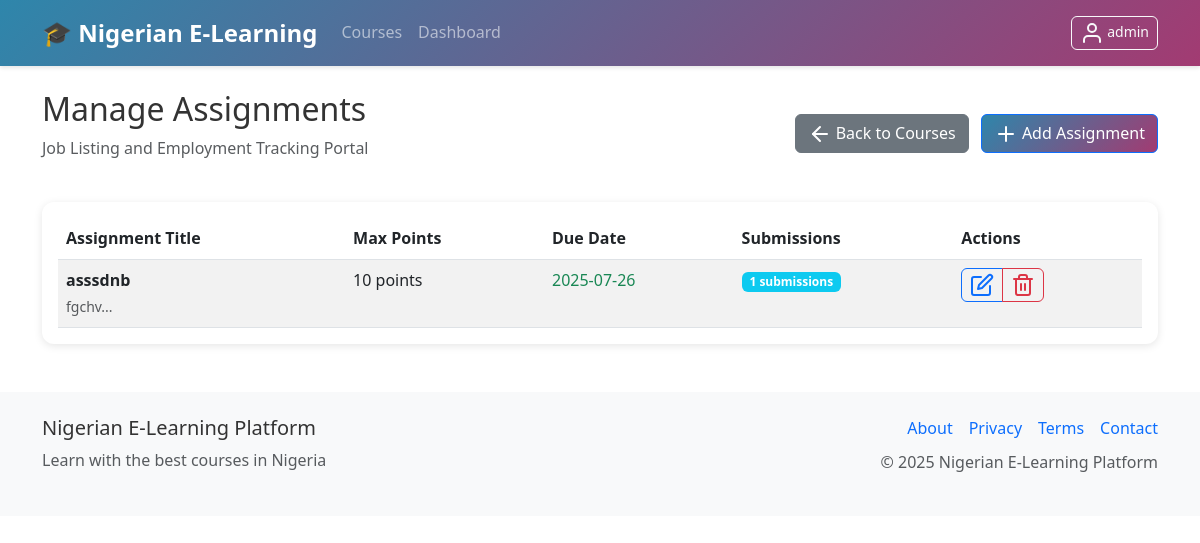
/admin/courses/1/assignments (signed in), run on the app's committed database.
### models.py (models this page shows, shortened)
class User(UserMixin, db.Model):
    id = db.Column(db.Integer, primary_key=True)
    username = db.Column(db.String(80), unique=True, nullable=False)
    email = db.Column(db.String(120), unique=True, nullable=False)
    password_hash = db.Column(db.String(256), nullable=False)
    role = db.Column(db.String(20), nullable=False, default='student')  # admin, instructor, tutor, student
    first_name = db.Column(db.String(50))
    last_name = db.Column(db.String(50))
    active = db.Column(db.Boolean, default=True)
    banned = db.Column(db.Boolean, default=False)
    ban_reason = db.Column(db.Text)
    email_verified = db.Column(db.Boolean, default=False)
    verification_token = db.Column(db.String(100))
    password_reset_token = db.Column(db.String(100))
    password_reset_expires = db.Column(db.DateTime)
    email_verification_token = db.Column(db.String(100))
    email_verification_expires = db.Column(db.DateTime)
    premium_user = db.Column(db.Boolean, default=False)
    instructor_verified = db.Column(db.Boolean, default=False)
    badge_level = db.Column(db.String(20), default='basic')  # basic, bronze, silver, gold, premium
    wallet_balance = db.Column(db.Float, default=0.0)
    created_at = db.Column(db.DateTime, default=datetime.utcnow)
    last_login = db.Column(db.DateTime)
    courses_created = db.relationship('Course', foreign_keys='Course.instructor_id', backref='instructor', lazy='dynamic')
    enrollments = db.relationship('Enrollment', backref='student', lazy='dynamic')
    payments = db.relationship('Payment', backref='user', lazy='dynamic')
    wallet_transactions = db.relationship('WalletTransaction', backref='user', lazy='dynamic')
    quiz_attempts = db.relationship('QuizAttempt', backref='user', lazy='dynamic')
    assignment_submissions = db.relationship('AssignmentSubmission', backref='user', lazy='dynamic')
    course_credits = db.relationship('CourseCredit', backref='student_credit', lazy='dynamic')
    withdrawal_requests = db.relationship('WithdrawalRequest', foreign_keys='WithdrawalRequest.tutor_id', backref='tutor', lazy='dynamic')
    @property
    def is_active(self):
        return bool(self.active and not self.banned)

class Course(db.Model):
    id = db.Column(db.Integer, primary_key=True)
    title = db.Column(db.String(200), nullable=False)
    description = db.Column(db.Text)
    category = db.Column(db.String(100), default='General')  # Added missing category field
    price = db.Column(db.Float, nullable=False, default=0.0)
    instructor_id = db.Column(db.Integer, db.ForeignKey('user.id'), nullable=False)
    is_active = db.Column(db.Boolean, default=True)
    approval_status = db.Column(db.String(20), default='pending')  # pending, approved, rejected
    approved_by = db.Column(db.Integer, db.ForeignKey('user.id'))  # admin who approved
    approved_at = db.Column(db.DateTime)
    rejection_reason = db.Column(db.Text)
    min_credits_for_certificate = db.Column(db.Integer, default=70)  # Minimum credits needed for certificate
    total_available_credits = db.Column(db.Integer, default=100)     # Total credits available in course
    created_at = db.Column(db.DateTime, default=datetime.utcnow)
    updated_at = db.Column(db.DateTime, default=datetime.utcnow, onupdate=datetime.utcnow)
    lessons = db.relationship('Lesson', backref='course', lazy='dynamic', cascade='all, delete-orphan')
    enrollments = db.relationship('Enrollment', backref='course', lazy='dynamic', cascade='all, delete-orphan')
    quizzes = db.relationship('Quiz', backref='course', lazy='dynamic', cascade='all, delete-orphan')
    assignments = db.relationship('Assignment', backref='course', lazy='dynamic', cascade='all, delete-orphan')
    course_credits = db.relationship('CourseCredit', backref='course', lazy='dynamic', cascade='all, delete-orphan')
    course_vouchers = db.relationship('Voucher', foreign_keys='Voucher.course_id', backref='course', lazy='dynamic', cascade='all, delete-orphan')

class Assignment(db.Model):
    id = db.Column(db.Integer, primary_key=True)
    title = db.Column(db.String(200), nullable=False)
    description = db.Column(db.Text)
    instructions = db.Column(db.Text)
    course_id = db.Column(db.Integer, db.ForeignKey('course.id'), nullable=False)
    due_date = db.Column(db.DateTime)
    max_points = db.Column(db.Integer, default=100)
    is_active = db.Column(db.Boolean, default=True)
    max_credits = db.Column(db.Integer, default=15)  # Maximum credits for this assignment
    pass_threshold = db.Column(db.Float, default=60.0)  # Minimum percentage to earn credits
    created_at = db.Column(db.DateTime, default=datetime.utcnow)
    submissions = db.relationship('AssignmentSubmission', backref='assignment', lazy='dynamic', cascade='all, delete-orphan')

### routes.py (the view)
@app.route('/admin/courses/<int:course_id>/assignments')
@login_required
@admin_required
def admin_course_assignments(course_id):
    course = Course.query.get_or_404(course_id)
    assignments = Assignment.query.filter_by(course_id=course_id).all()
    return render_template('admin/course_assignments.html', course=course, assignments=assignments, now=datetime.utcnow())

### app.py (called while the page is built)
@login_manager.user_loader
def load_user(user_id):
    from models import User
    return User.query.get(int(user_id))

### routes.py (called while the page is built)
@app.context_processor
def inject_settings():
    settings = SystemSettings.query.first()
    return dict(settings=settings)

### utils.py (called while the page is built)
def admin_required(f):
    @wraps(f)
    def decorated_function(*args, **kwargs):
        if not current_user.is_authenticated or current_user.role != 'admin':
            flash('Admin access required', 'danger')
            return redirect(url_for('dashboard'))
        return f(*args, **kwargs)
    return decorated_function

### templates/admin/course_assignments.html (shortened to what this page needs)
{% extends "base.html" %}
{% block content %}
<div class="row">
    <div class="col-12">
        <div class="d-flex justify-content-between align-items-center mb-4">
            <div>
                <h2>Manage Assignments</h2>
                <p class="text-muted">{{ course.title }}</p>
            </div>
            <div>
                <a href="{{ url_for('admin_courses') }}" class="btn btn-secondary me-2">
                    <i data-feather="arrow-left" class="me-1"></i>Back to Courses
                </a>
                <a href="{{ url_for('create_assignment', course_id=course.id) }}" class="btn btn-primary">
                    <i data-feather="plus" class="me-1"></i>Add Assignment
                </a>
            </div>
        </div>
        <div class="card">
            <div class="card-body">
                {% if assignments %}
                <div class="table-responsive">
                    <table class="table table-striped">
                        <thead>
                            <tr>
                                <th>Assignment Title</th>
                                <th>Max Points</th>
                                <th>Due Date</th>
                                <th>Submissions</th>
                                <th>Actions</th>
                            </tr>
                        </thead>
                        <tbody>
                            {% for assignment in assignments %}
                            <tr>
                                <td>
                                    <strong>{{ assignment.title }}</strong>
                                    <br><small class="text-muted">{{ assignment.description[:80] }}...</small>
                                </td>
                                <td>{{ assignment.max_points }} points</td>
                                <td>
                                    {% if assignment.due_date %}
                                        <span class="{% if assignment.due_date and assignment.due_date < now %}text-danger{% else %}text-success{% endif %}">
                                            {{ assignment.due_date.strftime('%Y-%m-%d') }}
                                        </span>
                                    {% else %}
                                        <span class="text-muted">No due date</span>
                                    {% endif %}
                                </td>
                                <td>
                                    <span class="badge bg-info">{{ assignment.submissions.count() }} submissions</span>
                                </td>
                                <td>
                                    <div class="btn-group" role="group">
                                        <a href="{{ url_for('edit_assignment', assignment_id=assignment.id) }}"
                                           class="btn btn-sm btn-outline-primary" title="Edit Assignment">
                                            <i data-feather="edit"></i>
                                        </a>
                                        <button type="button" class="btn btn-sm btn-outline-danger"
                                                data-title="{{ assignment.title }}"
                                                data-url="{{ url_for('delete_assignment', assignment_id=assignment.id) }}"
                                                onclick="confirmDeleteAssignment(this)"
                                                title="Delete Assignment">
                                            <i data-feather="trash-2"></i>
                                        </button>
                                    </div>
                                </td>
                            </tr>
                            {% endfor %}
                        </tbody>
                    </table>
                </div>
                {% endif %}
            </div>
        </div>
    </div>
</div>
{% endblock %}

### templates/base.html (shortened to what this page needs)
<!DOCTYPE html>
<html lang="en">
<head>
    {% set critical_css = get_critical_css() %}
    <link rel="preload" href="https://cdn.jsdelivr.net/npm/bootstrap@5.3.0/dist/css/bootstrap.min.css" as="style" onload="this.onload=null;this.rel='stylesheet'">
    <link rel="preload" href="{{ url_for('static', filename='css/style.css') }}" as="style" onload="this.onload=null;this.rel='stylesheet'">
</head>
<body>
    <nav class="navbar navbar-expand-lg navbar-dark bg-primary">
        <div class="container">
            <a class="navbar-brand" href="{{ url_for('index') }}">
                <strong>🎓 Nigerian E-Learning</strong>
            </a>
            <div class="collapse navbar-collapse" id="navbarNav">
                <ul class="navbar-nav me-auto">
                    <li class="nav-item">
                        <a class="nav-link" href="{{ url_for('courses') }}">Courses</a>
                    </li>
                    {% if current_user.is_authenticated %}
                    <li class="nav-item">
                        <a class="nav-link" href="{{ url_for('dashboard') }}">Dashboard</a>
                    </li>
                    {% endif %}
                </ul>
                <ul class="navbar-nav">
                    {% if current_user.is_authenticated %}
                    <li class="nav-item">
                        <button class="btn btn-outline-light btn-sm" type="button" data-bs-toggle="offcanvas" data-bs-target="#profileOffcanvas" aria-controls="profileOffcanvas">
                            <i data-feather="user"></i> {{ current_user.username }}
                        </button>
                    </li>
                    {% endif %}
                </ul>
            </div>
        </div>
    </nav>
    <main class="container my-4">
        {% block content %}{% endblock %}
    </main>
    <footer class="bg-light mt-5 py-4">
        <div class="container">
            <div class="row">
                <div class="col-md-6">
                    <h5>Nigerian E-Learning Platform</h5>
                    <p class="text-muted">Learn with the best courses in Nigeria</p>
                </div>
                <div class="col-md-6 text-md-end">
                    <div class="d-flex justify-content-md-end justify-content-center gap-3 mb-2">
                        <a href="#" class="text-decoration-none">About</a>
                        <a href="#" class="text-decoration-none">Privacy</a>
                        <a href="#" class="text-decoration-none">Terms</a>
                        <a href="#" class="text-decoration-none">Contact</a>
                    </div>
                    <p class="text-muted">© 2025 Nigerian E-Learning Platform</p>
                </div>
            </div>
        </div>
    </footer>
</body>
</html>

### static/css/style.css (style rules this page uses)
:root { --primary-color: #0d6efd; --success-color: #198754; --warning-color: #ffc107; --danger-color: #dc3545; --naira-color: #00b04f; --dark-color: #212529; --light-color: #f8f9fa; }
body { font-family: 'Segoe UI', Tahoma, Geneva, Verdana, sans-serif; line-height: 1.6; color: #333; }
.navbar-brand { font-weight: 700; font-size: 1.5rem; }
.navbar-nav .nav-link { font-weight: 500; transition: color 0.3s ease; }
.card { border: none; box-shadow: 0 0.125rem 0.25rem rgba(0, 0, 0, 0.075); transition: box-shadow 0.15s ease-in-out; }
.btn { border-radius: 0.375rem; font-weight: 500; transition: all 0.3s ease; }
.btn-primary { background-color: var(--primary-color); border-color: var(--primary-color); }
.badge { font-size: 0.75rem; font-weight: 600; }
.table { margin-bottom: 0; }
.table th { border-top: none; font-weight: 600; color: var(--dark-color); }
footer { margin-top: auto; }

### templates/base.html (style rules this page uses)
:root { --vh: 1vh; }
.nav-link, .dropdown-item { padding: 12px 16px; }
.card { border-radius: 12px; box-shadow: 0 2px 8px rgba(0,0,0,0.1); }

### data on the page
User: username "admin"
Course: title "Job Listing and Employment Tracking Portal"
Assignment: title "asssdnb", description "fgchv", max_points "10", due_date "2025-07-26", submissions.count "1"
